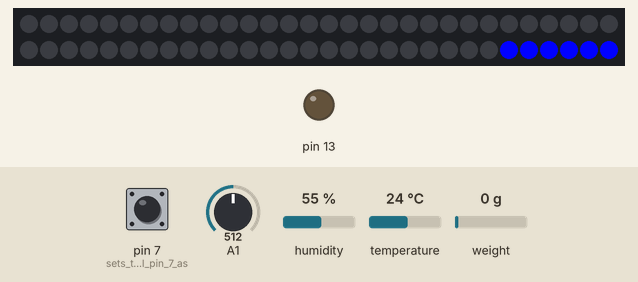
The sketch below on a simulated Arduino Uno, built with avr-gcc and run on an emulated ATmega328P. Shown: 60 RGB LEDs in strip order, left to right, continuing on the next row, output pins drawn as LEDs (lit = HIGH). Inputs (shaded band) come from the test bench; at power-on: A1 = 512, pin 7 (sets_the_digital_pin_7_as) LOW, humidity 55 %, temperature 24 °C, weight on the scale 0 g. What the sketch prints to the serial monitor is not drawn.

Above: at 12.4 s.
12.5 s: A1 set to 716
At 13.9 s:
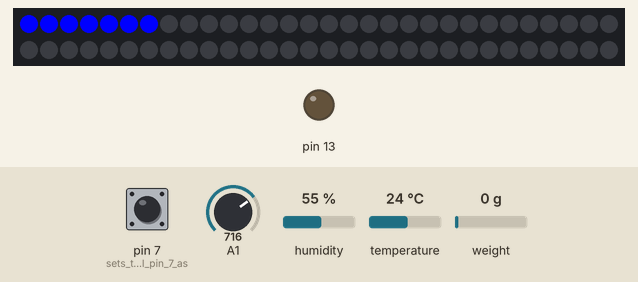
14.2 s: pin 7 (sets_the_digital_pin_7_as) pulled HIGH for 0.15 s
At 14.7 s:
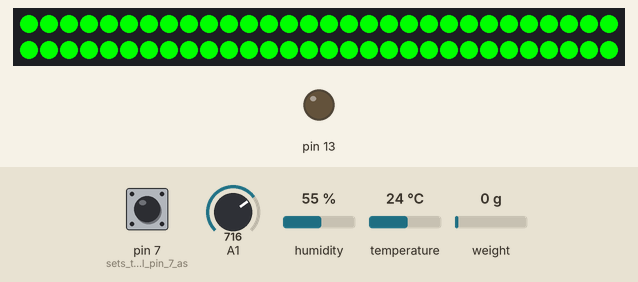
15.8 s: pin 7 (sets_the_digital_pin_7_as) pulled HIGH for 3.2 s
22.1 s: pin 7 (sets_the_digital_pin_7_as) pulsed HIGH 2 times (0.12 s each, 0.3 s apart)
Timing chart, 0 to 25.1 s (numbered marks = the images above; inputs shaded):
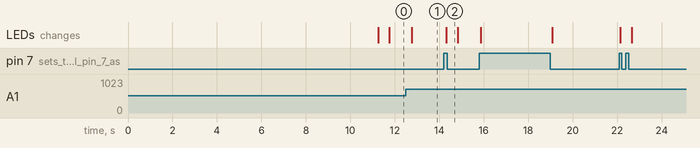

Measured:
- after the input at 12.5 s, the LEDs: change after 0.27 s (image 1)
- after the input at 14.2 s, the LEDs: change after 0.12 s (image 2)

The sketch:

Comprehensive_sensor.ino
```cpp
// This code includes there different "functions": 1. Tempereture and humiduty value controlled LED stripes. 2. Air quality sensor controlled LED 3. Foot detecting
// scheme.
// Please note that befure running the code, you must download all the supported library which are used in this file.
// Ziran He (James) Date: 29/06/2019
#include "dht.h"
#define dht_apin A0 // Analog Pin sensor is connected to

// I2C Bus
#include <Wire.h>
// Include NewLiquidCrystal Library for I2C
#include <LiquidCrystal_I2C.h>

int sensorValue;

// Define LCD pinout
const int  en = 2, rw = 1, rs = 0, d4 = 4, d5 = 5, d6 = 6, d7 = 7, bl = 3;
//const int  en = 4, rw = 5, rs = 5, d4 = 0, d5 = 1, d6 = 2, d7 = 3, bl = 7;

// Define I2C Address - change if reqiuired
const int i2c_addr = 0x27;

LiquidCrystal_I2C lcd(i2c_addr, en, rw, rs, d4, d5, d6, d7, bl, POSITIVE);

//#include "HX711.h"

//#define DOUT  3
//#define CLK  2
//HX711 scale(DOUT, CLK);
//float calibration_factor = -96650;

dht DHT;

#include <FastLED.h>
#define NUM_STRIPS 2
#define NUM_LEDS_PER_STRIP 60
#define NUM_LEDS NUM_LEDS_PER_STRIP * NUM_STRIPS

CRGB airleds[NUM_LEDS_PER_STRIP];
CRGB temleds[NUM_LEDS_PER_STRIP];

int Air_arrays [5];
int N_air = 0;
int color_tem;
int Air_sum;
int Air_mean;
int load;
float sensitivity = 5;
int N_load;

int demo = 1;

#include "HX711.h"  //You must have this library in your arduino library folder
#define DOUT  9
#define CLK  8

HX711 scale(DOUT, CLK);

//Change this calibration factor as per your load cell once it is found you many need to vary it in thousands
float calibration_factor = -2100; //-106600 worked for my 40Kg max scale setup //-96650

//=============================================================================================
//                         SETUP
//=============================================================================================


void setup(){
  Serial.begin(9600);

  Serial.println("CLEARDATA");
  Serial.println("LABEL,Acolumn,Bcolumn,...");
  Serial.println("RESETTIMER");


  delay(500);//Delay to let system boot
  Serial.println("DHT11 Humidity & temperature Sensor\n\n");
  delay(500);//Wait before accessing Sensor
  pinMode(13, OUTPUT);

  FastLED.addLeds<WS2812, 3, GRB>(airleds, NUM_LEDS_PER_STRIP);
  //FastLED.addLeds<WS2812, 5, GRB>(temleds, NUM_LEDS_PER_STRIP);

   //For finding the adress of the LCD display

//    while (!Serial)
//    {
//    }
//
//    Serial.println ();
//    Serial.println ("I2C scanner. Scanning ...");
//    byte count = 0;
//    Wire.begin();
//    for (byte i = 8; i < 120; i++)
//    {
//      Wire.beginTransmission (i);
//      if (Wire.endTransmission () == 0)
//        {
//        Serial.print ("Found address: ");
//        Serial.print (i, DEC);
//        Serial.print (" (0x");
//        Serial.print (i, HEX);
//        Serial.println (")");
//        count++;
//        delay (1);  // maybe unneeded?
//        } // end of good response
//    } // end of for loop
//    Serial.println ("Done.");
//    Serial.print ("Found ");
//    Serial.print (count, DEC);
//    Serial.println (" device(s).");


// Set display type as 16 char, 2 rows
//  lcd.begin(16,2);
//
//  // Print on first row
//  lcd.setCursor(0,0);
//  lcd.print("Hello!");
//
//  // Wait 1 second
//  delay(2000);
//
//  // Print on second row
//  lcd.setCursor(0,0);
//  lcd.print("Welcome to the");
//  lcd.setCursor(0,1);
//  lcd.print("open day!");
//
  // Wait 8 seconds
  delay(8000);

  // Clear the display
  //lcd.clear();


  Serial.println("HX711 Calibration");
  Serial.println("Remove all weight from scale");
  Serial.println("After readings begin, place known weight on scale");
  Serial.println("Press a,s,d,f to increase calibration factor by 10,100,1000,10000 respectively");
  Serial.println("Press z,x,c,v to decrease calibration factor by 10,100,1000,10000 respectively");
  Serial.println("Press t for tare");
  scale.set_scale();
  scale.tare(); //Reset the scale to 0

  long zero_factor = scale.read_average(); //Get a baseline reading
  Serial.print("Zero factor: "); //This can be used to remove the need to tare the scale. Useful in permanent scale projects.
  Serial.println(zero_factor);
  pinMode(7, INPUT);    // sets the digital pin 7 as input

}//end "setup()"

void loop(){
  if (demo == 1)
  {

    //  Start of Program
    ////////////////////////////////////////
    //Demo 1 Temperature and Humidity

    DHT.read11(dht_apin);

    Serial.print("Current humidity = ");
    Serial.print(DHT.humidity);
    Serial.print("%  ");
    Serial.print("temperature = ");
    Serial.print(DHT.temperature);
    Serial.println("C  ");

    // Print temperature on top line
    lcd.setCursor(0,0);
    lcd.print("Temp:  ");
    lcd.print(DHT.temperature);
    lcd.print(" C");

    // Print humidity on bottom line
    lcd.setCursor(0,1);
    lcd.print("Humid: ");
    lcd.print(DHT.humidity);
    lcd.print(" %");

    //color_tem = (DHT.temperature-21)*255/5;
    color_tem = (DHT.humidity-60)*255/30;
    if (color_tem > 255)
    {
      color_tem = 255;
      }
    if (color_tem < 0)
    {
      color_tem  = 0;
      }

    Serial.print("This is color_tem: ");
    Serial.print(color_tem, DEC);

     for(int i = 0; i < 60; i++)
    {
      //temleds[i] = CRGB(color_tem,255-color_tem,0);
      //airleds[i] = CRGB(0, 0, 0);
      airleds[i] = CRGB(color_tem,255-color_tem,0);
      temleds[i] = CRGB(0, 0, 0);

      }
    FastLED.show();
    delay (500);
    //FastLED.clear();

    }
  else if (demo == 2)
  {
    //////////////////////////////////////////////////////////
    // Demo 2 Air quality
    //Fastest should be once every two seconds.
    sensorValue = analogRead(1);       // read analog input pin 1
    Serial.print("AirQua=");
    Serial.print(sensorValue, DEC);               // prints the value read
    Serial.println(" PPM");

    lcd.setCursor(0,0);
    lcd.print("AirQua: ");
    lcd.print(sensorValue);
    lcd.print(" PPM");
    lcd.setCursor(0,1);
    lcd.print("                  ");


    for (int i=4; i>0; i--)
    {
      Air_arrays[i] = Air_arrays[i-1];
      }

     Air_arrays[0] = sensorValue;

    Air_sum = 0;
    for (int i=0; i<5; i++)
    {
      Air_sum = Air_sum + Air_arrays[i];
      }
    Air_mean = int(Air_sum/5);

    Serial.print("This is Air_mean: ");
    Serial.print(Air_mean, DEC);

    N_air = (sensorValue-50)*60/(40);
    if (N_air > 54)
    {
      N_air = 54;
      }
    if (N_air < 0)
    {
      N_air  = 0;
      }

    Serial.print("This is the position of Air: ");
    Serial.print(N_air, DEC);

     for(int i = 0; i < 60; i++)
    {
      temleds[i] = CRGB(0, 0, 0);
      airleds[i] = CRGB(0, 0, 0);
    }
    for (int i = 0; i < 7; i++)
    {
      airleds[N_air+i] = CRGB(0, 0, 255);
      }

    FastLED.show();
    delay (500);
    //FastLED.clear();
    }
  else if (demo == 3)
  {
    /////////////////////////////////////////////////////////////////
    //Demo 3: Load cell force sensing

    scale.set_scale(calibration_factor); //Adjust to this calibration factor
    load  = abs(float (scale.get_units()));


    if (load > sensitivity)
    {
      Serial.print("Force detected!     ");
      lcd.setCursor(0,0);
      lcd.print("Force detected!  ");
      }
    else
    {
      Serial.print("No force detected!     ");
      lcd.setCursor(0,0);
      lcd.print("No force!         ");
      }

    Serial.print("Reading: ");
    Serial.print(scale.get_units(), 3);
    Serial.print(" kg"); //Change this to kg and re-adjust the calibration factor if you follow SI units like a sane person
    //Serial.print(" calibration_factor: ");
    //Serial.print(calibration_factor);
    Serial.println();


    lcd.setCursor(0,1);
    lcd.print("Load: ");
    if (abs(scale.get_units()) > 50 )
    {
      lcd.print("50");
      }
    else
    {
      lcd.print(abs(scale.get_units()), 3);
      }
    lcd.print(" kg    ");

    N_load = (load)*60/50;
    if (N_load > 60)
    {
      N_load = 60;
      }
    if (N_load < 0)
    {
      N_load  = 0;
      }

    Serial.print("This is the position of load: ");
    Serial.print(N_load, DEC);

    for (int i = 0; i < N_load; i++)
    {
      airleds[i] = CRGB(0, 0, 255);
    }
    for(int i = N_load; i < 60; i++)
    {
      airleds[N_load+i] = CRGB(0, 0, 0);
    }


    FastLED.show();
    //delay (500);
    //FastLED.clear();

//
//    if(Serial.available())
//    {
//      char temp = Serial.read();
//      if(temp == '+' || temp == 'a')
//        calibration_factor += 10;
//      else if(temp == '-' || temp == 'z')
//        calibration_factor -= 10;
//      else if(temp == 's')
//        calibration_factor += 100;
//      else if(temp == 'x')
//        calibration_factor -= 100;
//      else if(temp == 'd')
//        calibration_factor += 1000;
//      else if(temp == 'c')
//        calibration_factor -= 1000;
//      else if(temp == 'f')
//        calibration_factor += 10000;
//      else if(temp == 'v')
//        calibration_factor -= 10000;
//      else if(temp == 't')
//        scale.tare();  //Reset the scale to zero
//     }
    }
    else if (demo == 0)
    {
      lcd.setCursor(0,0);
      lcd.print("Welcome to the");
      lcd.setCursor(0,1);
      lcd.print("Open Day!        ");
      for(int i = 0; i < 60; i++)
      {
        airleds[i] = CRGB(0, 0, 0);
        temleds[i] = CRGB(0, 0, 0);
      }
      FastLED.show();
      }


//   if (Serial.available())
//   {
//    char in_demo = Serial.read();
//    if (in_demo == '1')
//    {
//      demo = 1;
//      }
//    else if (in_demo == '2')
//    {
//      demo = 2;
//      }
//    else if (in_demo == '3')
//    {
//      demo = 3;
//      }
//    else if (in_demo == '0')
//    {
//      demo = 0;
//      }
//    }

  if (digitalRead(7) == 1)
  {
    demo =1;
    Serial.print("This is the position of load: ");

    }
  else
  {
    demo = 2;
    }


}// end loop()
```
